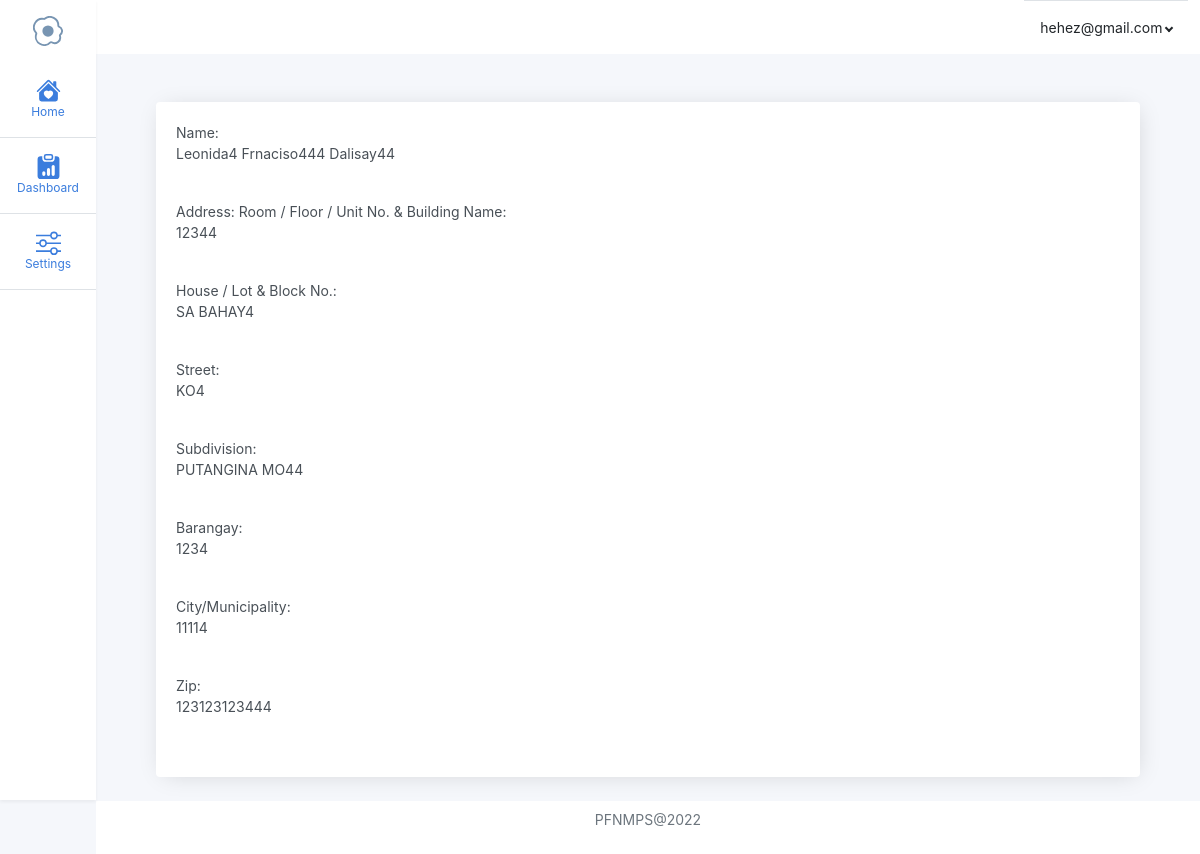
Screenshot of /parents/profile-parent.php (signed in) with the database file from the repository.
### tables this page shows
CREATE TABLE `users` (
  `id` int(11) NOT NULL,
  `user_id` varchar(250) NOT NULL,
  `email` varchar(50) NOT NULL,
  `password` varchar(50) NOT NULL,
  `first_name` varchar(50) NOT NULL,
  `middle_name` varchar(50) NOT NULL,
  `last_name` varchar(50) NOT NULL,
  `contact_number` varchar(50) NOT NULL,
  `room` varchar(50) NOT NULL,
  `house` varchar(50) NOT NULL,
  `street` varchar(50) NOT NULL,
  `subdivision` varchar(50) NOT NULL,
  `barangay` varchar(50) NOT NULL,
  `city` varchar(50) NOT NULL,
  `zip` varchar(50) NOT NULL,
  `address` varchar(255) NOT NULL,
  `gender` varchar(11) NOT NULL,
  `user_type` int(11) NOT NULL,
  `image` blob NOT NULL,
  `student_id` varchar(255) NOT NULL,
  `date_time_created` datetime NOT NULL,
  `date_time_updated` datetime NOT NULL
);

### parents/profile-parent.php (the view, shortened to what this page needs)
<?php
include('../connection.php');
$email = $_SESSION['email'];
?>
<!DOCTYPE html>
<html lang="en">
<head>
    <link rel="stylesheet" href="../admin-template/css/app.css">
    <link rel="stylesheet" href="../src/styles/custom/stickynav.css">
</head>
<body>
<div class="outer-container d-flex">
  <div class="sticky-nav bg-white vh-100 shadow" style="height: 100%;">
    <a href="#" class="brand p-3 link-dark text-decoration-none bg-white text-center" title="" data-bs-toggle="tooltip" data-bs-placement="right" data-bs-original-title="Icon-only">
    </a>
    <ul class="list nav nav-flush mb-auto text-center">
      <li class="nav-item">
        <a href="home-parent.php" class="nav-link active py-3 d-flex flex-column align-items-center text-start border-bottom" aria-current="page" title="" data-bs-toggle="tooltip" data-bs-placement="right" data-bs-original-title="Home">
            <p class="p-0 m-0" style="font-size: 12px;">Home</p>
        </a>
      </li>
      <li class="nav-item">
        <a href="dashboard-parent.php" class="nav-link py-3 border-bottom" title="" data-bs-toggle="tooltip" data-bs-placement="right" data-bs-original-title="Dashboard">
            <p class="p-0 m-0" style="font-size: 12px;">Dashboard</p>
        </a>
      </li>
      <li class="nav-item">
        <a href="#" class="nav-link py-3 border-bottom" title="" data-bs-toggle="tooltip" data-bs-placement="right" data-bs-original-title="Orders">
            <p class="p-0 m-0" style="font-size: 12px;">Settings</p>
        </a>
      </li>
    </ul>
  </div>
<main class="main-container container-fluid-lg bg-light" style="width: 100%; position: relative">
    <nav class="navbar navbar-expand-lg navbar-light bg-white p-0" style="box-shadow: none;">
        <div class="container-fluid justify-content-end">
            <div class="dropdown border-top">
                <a href="#" class="d-flex align-items-center justify-content-center p-3 link-dark text-decoration-none dropdown-toggle" id="dropdownUser3" data-bs-toggle="dropdown" aria-expanded="false">
                    <?= $_SESSION['email']; ?>
                </a>
            </div>
        </div>
    </nav>
    <main class="content">
        <div class="container-fluid" style="height: 100%;">
            <div class="row">
                <div class="col-lg-12">
                    <div class="card" style="border: none; height: 100%; box-shadow: 2px 2px 23px -6px rgba(0,0,0,0.17);">
                        <div class="card-body">
                            <?php
                            $query = "SELECT users.first_name AS 'users_first_name', users.middle_name AS 'users_middle_name', users.last_name AS 'users_last_name' , users.room AS 'users_room', users.house AS 'users_house', users.street AS 'users_street' , users.subdivision AS 'users_subdivision' , users.barangay AS 'users_barangay', users.city AS 'users_city', users.zip AS 'users_zip', users.image AS 'users_image', students.first_name AS 'students_first_name', students.middle_name  AS 'students_middle_name', students.last_name  AS 'students_last_name', students.date_of_birth AS 'students_date_of_birth', students.gender AS 'students_gender', students.student_id
                            AS 'students_student_id' FROM users
                            LEFT JOIN students ON  users.student_id = students.student_id WHERE email = '$email'";
                            $run = mysqli_query($conn,$query);
                            if(mysqli_num_rows($run) > 0){
                            foreach ($run as $row) {
                                ?>
                                    <label for="">Name:</label>
                                    <p><?php echo ucfirst($row ['users_first_name']) . " " . ucfirst($row ['users_middle_name']) . " "  . ucfirst($row ['users_last_name'])  ?></p>
                                    <br>
                                    <label for="">Address:</label>
                                    <label for="">Room / Floor / Unit No. & Building Name: </label>
                                    <p><?php echo $row ['users_room'] ?></p>
                                    <br>
                                    <label for="">House / Lot & Block No.: </label>
                                    <p><?php echo $row ['users_house']?></p>
                                    <br>
                                    <label for="">Street: </label>
                                    <p><?php echo $row ['users_street']?></p>
                                    <br>
                                    <label for="">Subdivision: </label>
                                    <p><?php echo $row ['users_subdivision']?></p>
                                    <br>
                                    <label for="">Barangay: </label>
                                    <p><?php echo $row ['users_barangay']?></p>
                                    <br>
                                    <label for="">City/Municipality: </label>
                                    <p><?php echo $row ['users_city']?></p>
                                    <br>
                                    <label for="">Zip: </label>
                                    <p><?php echo $row ['users_zip']?></p>
                                <?php
                            }
                            }
                            ?>
                        </div>
                    </div>
                </div>
            </div>
        </div>
    </main>
    <footer class="footer bg-white p-2 w-100">
        <p class="text-center text-muted">PFNMPS@2022</p>
    </footer>
</main>
</div>
</body>
</html>

### src/styles/custom/stickynav.css (style rules this page uses)
.outer-container { position: relative; }
.sticky-nav { width: 6rem; display: flex; flex-direction: column; height: 100%; position: fixed; left: 0; z-index: 11111; }
.main-container { margin-left: 6rem; }
.list { display: flex; flex-direction: column; }

### rows the page displays
users: first_name "Leonida4", middle_name "Frnaciso444", last_name "Dalisay44", room "12344", house "SA BAHAY4", street "KO4", subdivision "PUTANGINA MO44", barangay "1234", city "11114", zip "123123123444"

### other values shown
$_SESSION['email'] "hehez@gmail.com"
